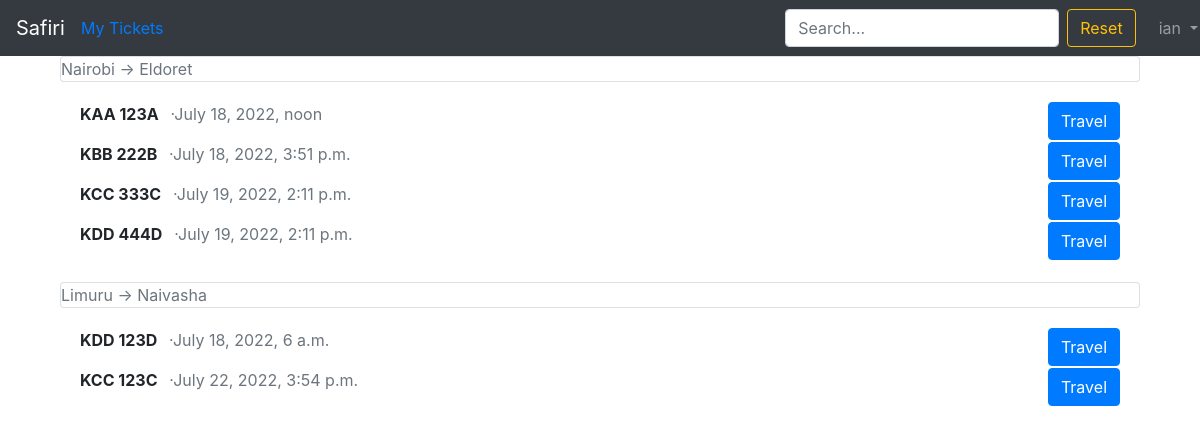
/routes/ (signed in), run on the app's committed database.
### accounts/models.py (models this page shows)
class CustomUser(AbstractUser):
    date_of_birth = models.DateField(blank=True,null=True, auto_now=False, auto_now_add=False)
    phone_number = models.CharField(blank=True,null=True,max_length=10)

### booking/models.py (models this page shows, shortened)
class Route(models.Model):
    start_point = models.CharField( max_length=50)
    end_point = models.CharField(max_length=50)

class Bus(models.Model):
    class Meta:
        ordering = ['departure']
    number_plate = models.CharField(max_length=8)
    route = models.ForeignKey(
        to=Route,
        on_delete=models.CASCADE,
        related_name='buses')
    departure = models.DateTimeField()
    price = models.PositiveIntegerField()

### booking/views.py (the view)
# urls.py: path('',route_list_view,name='route_list'),
@login_required(login_url='login')
def route_list_view(request):
    q = request.GET.get('q') if request.GET.get('q') != None else ''
    routes = Route.objects.filter(start_point__icontains = q)
    context = {'routes':routes}
    return render(request,'route_list.html',context)

### templates/route_list.html (shortened to what this page needs)
{% extends 'base.html' %}
{% block content %}
    <div class="container">
    {% for route in routes %}
        <div class="card">
            <span class="text-muted">{{route.start_point}} -> {{route.end_point}}</span>
        </div>
        <div class="card-body">
            {% for bus in route.buses.all %}
                <p>
                    <span class="font-weight-bold">
                        {{bus.number_plate}}
                    </span>
                    <span class="text-muted ml-2">
                        &middot;{{bus.departure}}
                    </span>
                    <a href="{% url 'seat_select' bus.pk %}" class="btn btn-primary float-right">Travel</a>
                </p>
            {% endfor %}
        </div>
    {% endfor %}
</div>
{% endblock content %}

### templates/base.html (shortened to what this page needs)
{% load static %}
<!DOCTYPE html>
<html lang="en">
<head>
    <link rel="stylesheet" href="https://cdn.jsdelivr.net/npm/bootstrap@4.5.3/dist/css/bootstrap.min.css">
</head>
<body>
    <nav class="navbar navbar-expand-lg navbar-dark bg-dark">
        <a href="{% url 'home' %}" class="navbar-brand">Safiri</a>
        {% if user.is_authenticated %}
            <ul class="navbar-nav mr-auto col-7">
                <li class="nav-item">
                    <a href="{% url 'myticket' %}">My Tickets</a>
                </li>
            </ul>
        {% endif %}
            <form method="GET" role="search" class="d-flex ml-2 col-lg-auto" action="{% url 'route_list' %}">
                <input type="text" class="form-control me-2" placeholder="Search..." aria-label="Search" name="q">
                <a href="{% url 'route_list' %}" class="btn btn-outline-warning ml-2">Reset</a>
            </form>
        <div class="collapse navbar-collapse" id="navbarSupportedContent">
            {% if user.is_authenticated %}
                <ul class="navbar-nav ml-auto">
                    <li class="nav-item">
                        <a class="nav-link dropdown-toggle" href="#"
                        id="navbarDropdown" role="button" data-toggle="dropdown"
                        aria-haspopup="true" aria-expanded="false">
                        {{ user.username }}
                        </a>
                    </li>
                </ul>
                {% else %}
                <form action="" class="form-inline ml-auto">
                    <a href="{% url 'login' %}" class="btn btn-outline-secondary">Log In</a>
                    <a href="{% url 'signup' %}" class="btn btn-primary ml-2">Sign Up</a>
                </form>
            {% endif %}
        </div>
    </nav>
    <main>
        <div class="container">
            {% block content %}
            {% endblock content %}
        </div>
    </main>
</body>
</html>

### data on the page
CustomUser: username "ian"
Route: start_point "Nairobi", end_point "Eldoret"
Bus: number_plate "KAA 123A", departure "July 18, 2022, noon"
Bus: number_plate "KBB 222B", departure "July 18, 2022, 3:51 p.m."
Bus: number_plate "KCC 333C", departure "July 19, 2022, 2:11 p.m."
Bus: number_plate "KDD 444D", departure "July 19, 2022, 2:11 p.m."
Route: start_point "Limuru", end_point "Naivasha"
Bus: number_plate "KDD 123D", departure "July 18, 2022, 6 a.m."
Bus: number_plate "KCC 123C", departure "July 22, 2022, 3:54 p.m."
